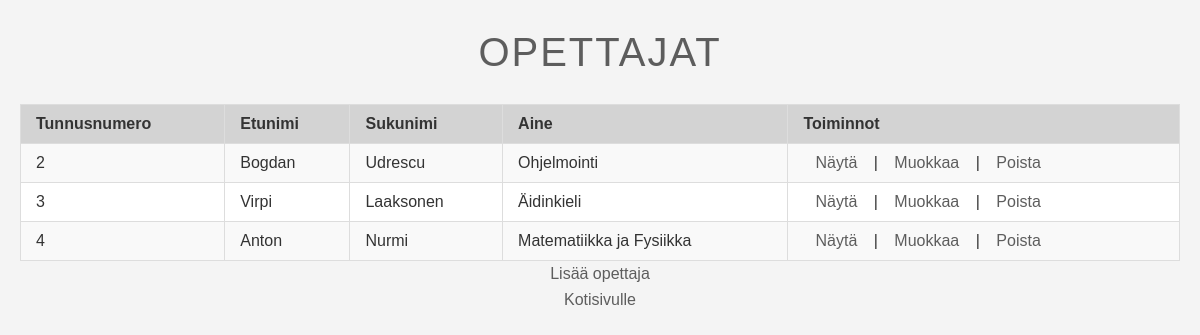
The page /opettajat.php on the database its author committed.
### tables this page shows
CREATE TABLE `opettajat` (
  `tunnusnumero` int(11) NOT NULL,
  `etunimi` varchar(50) NOT NULL,
  `sukunimi` varchar(50) NOT NULL,
  `aine` varchar(100) NOT NULL
);

### opettajat.php (the view, shortened to what this page needs)
<?php
include 'config.php';
$stmt = $conn->query("SELECT * FROM Opettajat");
$opettajat = $stmt->fetchAll();
?>
<!DOCTYPE html>
<html lang="fi">
<head>
</head>
<body>
    <h1>Opettajat</h1>
    <table>
        <tr>
            <th>Tunnusnumero</th>
            <th>Etunimi</th>
            <th>Sukunimi</th>
            <th>Aine</th>
            <th>Toiminnot</th>
        </tr>
        <?php foreach ($opettajat as $opettaja): ?>
            <tr>
                <td><?php echo htmlspecialchars($opettaja['tunnusnumero']); ?></td>
                <td><?php echo htmlspecialchars($opettaja['etunimi']); ?></td>
                <td><?php echo htmlspecialchars($opettaja['sukunimi']); ?></td>
                <td><?php echo htmlspecialchars($opettaja['aine']); ?></td>
                <td>
                    <a href="opettaja.php?id=<?php echo $opettaja['tunnusnumero']; ?>">Näytä</a> |
                    <a href="edit_opettaja.php?id=<?php echo $opettaja['tunnusnumero']; ?>">Muokkaa</a> |
                    <a href="delete_opettaja.php?id=<?php echo $opettaja['tunnusnumero']; ?>" onclick="return confirm('Haluatko varmasti poistaa tämän opettajan?');">Poista</a>
                </td>
            </tr>
        <?php endforeach; ?>
    </table>
    <a href="add_opettaja.php">Lisää opettaja</a>
    <br>
    <a href="index.php">Kotisivulle</a>
</body>
</html>

### style.css (style rules this page uses)
* { margin: 0; padding: 0; box-sizing: border-box; text-align: center; list-style-type: none; }
body { font-family: Arial, sans-serif; line-height: 1.6; background-color: #f4f4f4; color: #333; padding: 20px; }
h1 { text-align: center; margin-bottom: 20px; color: #5d5d5d; font-size: 2.5rem; text-transform: uppercase; font-weight: normal; letter-spacing: 2px; }
table { width: 100%; border-collapse: collapse; margin-top: 20px; background-color: #fff; border: 1px solid #ddd; font-size: 1rem; }
table th, table td { padding: 10px 15px; text-align: left; border: 1px solid #ddd; }
table th { background-color: #d3d3d3; color: #333; }
table tr:nth-child(even) { background-color: #f9f9f9; }
a { color: #5d5d5d; text-decoration: none; padding: 8px 12px; border-radius: 4px; transition: background-color 0.3s ease, color 0.3s ease; }

### rows shown on the page
opettajat: tunnusnumero "2", etunimi "Bogdan", sukunimi "Udrescu", aine "Ohjelmointi"
opettajat: tunnusnumero "3", etunimi "Virpi", sukunimi "Laaksonen", aine "Äidinkieli"
opettajat: tunnusnumero "4", etunimi "Anton", sukunimi "Nurmi", aine "Matematiikka ja Fysiikka"
